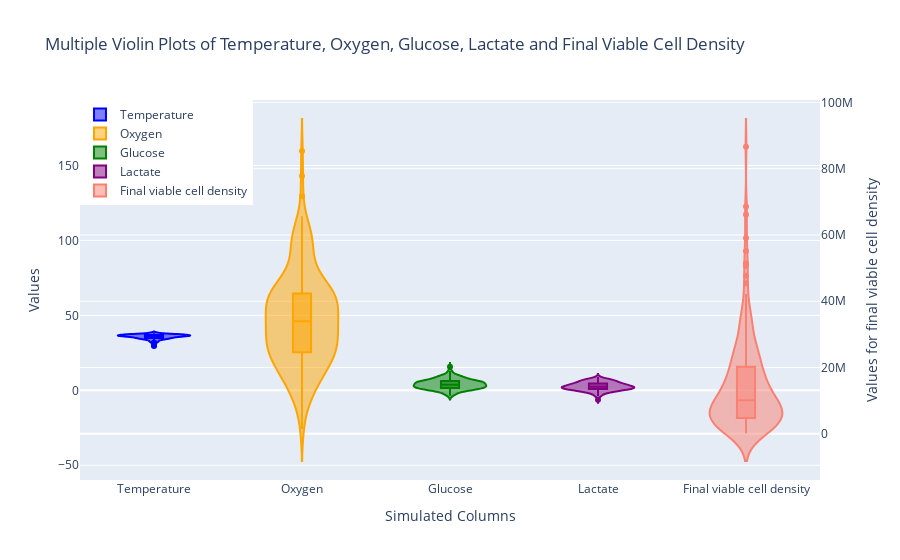

Source (notebook cell):
### Markdown cell above
## 3.4 Violin Plot

The Violin plot is hybrid of a box plot and a kernel density plot and it compares probability disributions between two variables (Wikipedia Violin Plot, 2020, Seaborn.pydata.org violinplot, n.d.). Computed using KDE, the curve's width indicates frequency in each section (Yi, 2021). Therefore, the Violin Plot shows both the summary statistics and each variable's density, unlike the box plot which only depicts the summary statistics (Carron, 2021). Therefore, violin plots offer a more detailed representation of the shape of the distribution. 

For multiple Violin Plots, plotly.express and plotly.graph_objects (Plotly.com Graph Objects, n.d.) were imported. Violin plots for multiple traces were generated according to Plotlygraphs (2019), R (2020), Plotly.com Violin (n.d.) and GeeksforGeeks (2021). Trace is a graph object in each plot's data (Plotly.com Traces, n.d.). 

Stack Overflow (2023), Paul (2011), Hashcode55 (2017), Matplotlib.org different scales (n.d.) and Ciortan (2019) were used for reference for multiple Violin Plots on different y-axes.

### Code cell
# create violin traces for each dataset on the first y-axis
tracetemp = go.Violin(y=templg, name='Temperature', box_visible=True, line_color='blue')
traceoxyg = go.Violin(y=oxygenn, name='Oxygen', box_visible=True, line_color='orange')
tracegluc = go.Violin(y=glucosen, name='Glucose', box_visible=True, line_color='green')
tracelact = go.Violin(y=lactaten, name='Lactate', box_visible=True, line_color='purple')

# create a violin trace for fvcde on the second y-axis
tracefvcde = go.Violin(y=fvcde, name='Final viable cell density', 
                       box_visible=True, line_color='salmon', yaxis='y2')

# create layout with two y-axes
layout = go.Layout(
    title='Multiple Violin Plots of Temperature, Oxygen, Glucose, Lactate and Final Viable Cell Density',
    xaxis=dict(title='Simulated Columns'),
    yaxis=dict(title='Values'),
    yaxis2=dict(title='Values for final viable cell density', overlaying='y', side='right'),
    legend=dict(x=0, y=1)
)

fig = go.Figure(data=[tracetemp, traceoxyg, tracegluc, tracelact, tracefvcde], layout=layout) 
fig.show()

### Figure 1 — Plotly figure (JSON) as saved in the notebook; plotly's stock layout.template omitted (floating-point values rounded to 4 significant figures; data arrays with more than 128 entries replaced by an {"elided": "..."} marker saying what was removed)
{"data": [{"box": {"visible": true}, "line": {"color": "blue"}, "name": "Temperature", "type": "violin", "y": {"elided": "200 float values"}}, {"box": {"visible": true}, "line": {"color": "orange"}, "name": "Oxygen", "type": "violin", "y": {"elided": "200 float values"}}, {"box": {"visible": true}, "line": {"color": "green"}, "name": "Glucose", "type": "violin", "y": {"elided": "200 float values"}}, {"box": {"visible": true}, "line": {"color": "purple"}, "name": "Lactate", "type": "violin", "y": {"elided": "200 float values"}}, {"box": {"visible": true}, "line": {"color": "salmon"}, "name": "Final viable cell density", "type": "violin", "y": {"elided": "200 float values"}, "yaxis": "y2"}], "layout": {"legend": {"x": 0, "y": 1}, "title": {"text": "Multiple Violin Plots of Temperature, Oxygen, Glucose, Lactate and Final Viable Cell Density"}, "xaxis": {"title": {"text": "Simulated Columns"}}, "yaxis": {"title": {"text": "Values"}}, "yaxis2": {"overlaying": "y", "side": "right", "title": {"text": "Values for final viable cell density"}}}}
